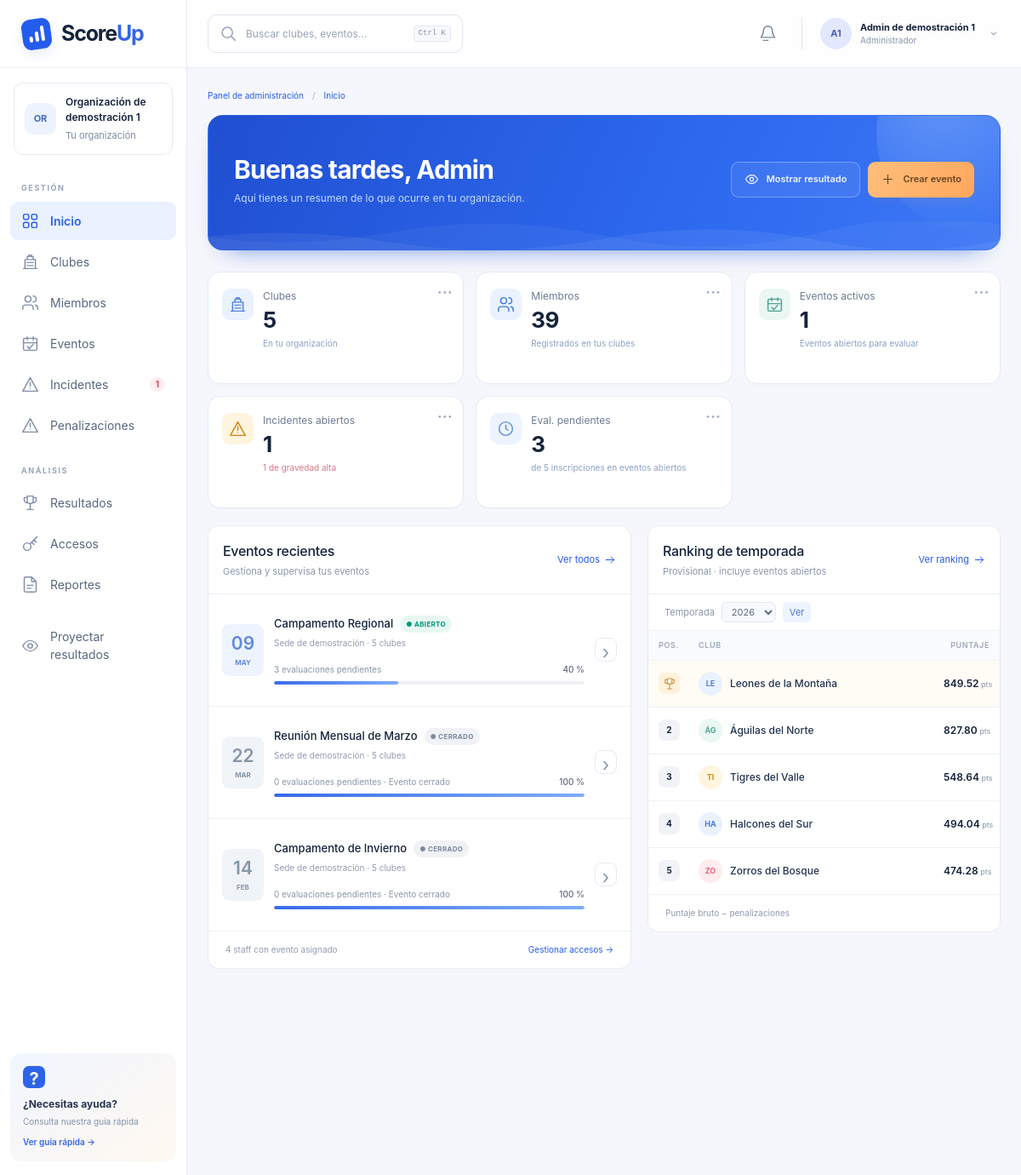
Page /admin (signed in) on the committed database.
### tables this page shows
CREATE TABLE organizaciones (
    id TEXT PRIMARY KEY, nombre TEXT NOT NULL, fecha_creacion TEXT
);

CREATE TABLE users (
    id TEXT PRIMARY KEY, organizacion_id TEXT NOT NULL, nombre TEXT NOT NULL,
    username TEXT NOT NULL, password TEXT NOT NULL, rol TEXT NOT NULL,
    evento_id TEXT, club_id TEXT
);

CREATE TABLE eventos (
    id TEXT PRIMARY KEY, organizacion_id TEXT NOT NULL, nombre TEXT NOT NULL,
    fecha TEXT, lugar TEXT, tipo TEXT, temporada TEXT,
    puntaje_maximo INTEGER NOT NULL, cerrado INTEGER NOT NULL DEFAULT 0
);

CREATE TABLE clubs (
    id TEXT PRIMARY KEY, nombre TEXT NOT NULL, organizacion_id TEXT NOT NULL,
    miembros TEXT NOT NULL
);

### app.py (the view)
@app.route("/admin")
def panel_admin():
    user = require_rol("admin")
    view = db_org(user)
    hoy = datetime.now().strftime("%Y-%m-%d")
    activos = [e for e in view["eventos"] if not e.cerrado]
    proximos = sorted([e for e in view["eventos"] if e.fecha >= hoy], key=lambda e: e.fecha)
    total_miembros = sum(len(c.miembros) for c in view["clubs"])
    staff_evento = [u for u in view["users"] if u.rol == "staff" and u.evento_id]
    temporadas = sorted({e.temporada for e in view["eventos"]}, reverse=True)
    temporada = request.args.get("temporada", temporadas[0] if temporadas else datetime.now().strftime("%Y"))
    if temporadas and temporada not in temporadas:
        abort(404, description="La temporada no existe en tu organización.")
    progreso_eventos = []
    pendientes = 0
    inscripciones_abiertas = 0
    meses = ["ENE", "FEB", "MAR", "ABR", "MAY", "JUN", "JUL", "AGO", "SEP", "OCT", "NOV", "DIC"]
    for evento in sorted(view["eventos"], key=lambda e: e.fecha, reverse=True):
        inscritos = [ec for ec in view["evento_club"] if ec.evento_id == evento.id]
        evaluados = sum(evaluacion_principal(view, evento, ec.club_id) is not None for ec in inscritos)
        faltan = len(inscritos) - evaluados
        if not evento.cerrado:
            pendientes += faltan
            inscripciones_abiertas += len(inscritos)
        try:
            fecha = datetime.strptime(evento.fecha, "%Y-%m-%d")
            dia, mes = fecha.strftime("%d"), meses[fecha.month - 1]
        except ValueError:
            dia, mes = "—", "S/F"
        progreso_eventos.append({"evento": evento, "clubes": len(inscritos), "evaluados": evaluados,
                                "pendientes": faltan, "avance": round(100 * evaluados / len(inscritos)) if inscritos else 0,
                                "dia": dia, "mes": mes})
    ranking = ranking_temporada(view, temporada)["filas"]
    eventos_temporada = {e.id for e in view["eventos"] if e.temporada == temporada}
    hay_notas = any(e.oficial and e.evento_id in eventos_temporada for e in view["evaluaciones"])
    posiciones = {}
    for fila in ranking:
        posiciones[fila["posicion"]] = posiciones.get(fila["posicion"], 0) + 1
    empates = [{"posicion": p, "clubes": n} for p, n in posiciones.items() if n > 1]
    abiertos = [i for i in view["incidentes"] if i.estado == "abierto"]
    hora = datetime.now().hour
    saludo = "Buenos días" if hora < 12 else ("Buenas tardes" if hora < 19 else "Buenas noches")
    return render_template("admin/dashboard.html", user=user, db=view, activos=activos,
                           proximos=proximos, total_miembros=total_miembros,
                           staff_evento=len(staff_evento), fmt_fecha=fmt_fecha, fmt_pts=fmt_pts,
                           temporadas=temporadas, temporada=temporada, ranking=ranking[:5], hay_notas=hay_notas,
                           empates=empates, ranking_provisional=any(e.id in eventos_temporada and not e.cerrado for e in view["eventos"]),
                           progreso_eventos=progreso_eventos[:4], pendientes=pendientes,
                           inscripciones_abiertas=inscripciones_abiertas, abiertos=abiertos,
                           graves=sum(i.gravedad == "grave" for i in abiertos), saludo=saludo)

### templates/admin/dashboard.html (shortened to what this page needs)
{% extends 'admin/layout.html' %}
{% from 'admin/icons.html' import icon %}
{% set active = 'dashboard' %}
{% block content %}
<div class="admin-welcome"><div><h1>{{ saludo }}, {{ user.nombre.split()[0] }}</h1><p>Aquí tienes un resumen de lo que ocurre en tu organización.</p></div><div class="admin-welcome-actions"><a class="admin-button is-secondary" href="{{ url_for('admin_mostrar_resultado') }}">{{ icon('eye') }} Mostrar resultado</a><a class="admin-button" href="{{ url_for('admin_eventos', nuevo='1') }}">{{ icon('plus') }} Crear evento</a></div></div>
<div class="admin-metrics">
  {% for key, label, value, subtitle, tone, link in [('clubes','Clubes',db.clubs|length,'En tu organización','purple',url_for('admin_clubes')),('miembros','Miembros',total_miembros,'Registrados en tus clubes','blue',url_for('admin_clubes')),('eventos','Eventos activos',activos|length,'Eventos abiertos para evaluar','green',url_for('admin_eventos')),('incidentes','Incidentes abiertos',abiertos|length,(graves|string ~ ' de gravedad alta') if graves else 'Sin reportes graves abiertos','amber',url_for('admin_incidentes',estado='abierto')),('clock','Eval. pendientes',pendientes,'de ' ~ inscripciones_abiertas ~ ' inscripciones en eventos abiertos','violet',url_for('admin_eventos'))] %}
  <a class="admin-metric" href="{{ link }}" data-metric="{{ key }}"><span class="admin-metric-icon tone-{{ tone }}">{{ icon(key) }}</span><div><h2>{{ label }}</h2><strong>{{ value }}</strong><p class="{{ 'is-danger' if key == 'incidentes' and graves else '' }}">{{ subtitle }}</p></div><span class="admin-metric-dots" aria-hidden="true">•••</span></a>
</div>
<div class="admin-dashboard-grid">
  <section class="admin-panel"><header class="admin-panel-heading"><div><h2>Eventos recientes</h2><p>Gestiona y supervisa tus eventos</p></div><a href="{{ url_for('admin_eventos') }}">Ver todos {{ icon('arrow') }}</a></header>
    {% for item in progreso_eventos %}{% set e = item.evento %}<a class="admin-event-row" href="{{ url_for('admin_evento_detalle', evento_id=e.id) }}"><span class="admin-date tone-{{ 'muted' if e.cerrado else ('purple' if loop.index is odd else 'green') }}"><b>{{ item.dia }}</b><small>{{ item.mes }}</small></span><div class="admin-event-info"><div class="admin-event-title"><h3>{{ e.nombre }}</h3><span class="admin-status {{ 'is-muted' if e.cerrado else 'is-green' }}">● {{ 'CERRADO' if e.cerrado else 'ABIERTO' }}</span></div><p>{{ e.lugar or 'Lugar por confirmar' }} · {{ item.clubes }} clubes</p><div class="admin-event-progress-label"><span>{{ item.pendientes }} evaluaciones pendientes{% if e.cerrado %} · Evento cerrado{% endif %}</span><strong>{{ item.avance }} %</strong></div><div class="admin-event-progress"><span style="width:{{ item.avance }}%"></span></div></div><span class="admin-event-chevron" aria-hidden="true">›</span></a>
    {% else %}<div class="admin-empty">Aún no tienes eventos.<a href="{{ url_for('admin_eventos',nuevo='1') }}">Crear tu primer evento →</a></div>{% endfor %}
    <footer class="admin-panel-footer"><span>{{ staff_evento }} staff con evento asignado</span><a href="{{ url_for('admin_usuarios') }}">Gestionar accesos →</a></footer>
  </section>
  <section class="admin-panel admin-ranking"><header class="admin-panel-heading"><div><h2>Ranking de temporada</h2><p>{{ 'Provisional · incluye eventos abiertos' if ranking_provisional else 'Puntajes de los eventos de la temporada' }}</p></div><a href="{{ url_for('admin_resultados',vista='temporada',temporada=temporada) }}">Ver ranking {{ icon('arrow') }}</a></header>
    <form class="admin-season" method="get"><label for="admin-season">Temporada</label><select id="admin-season" name="temporada">{% for t in temporadas %}<option value="{{ t }}" {% if t == temporada %}selected{% endif %}>{{ t }}</option>{% else %}<option>{{ temporada }}</option>{% endfor %}</select><button type="submit">Ver</button></form>
    {% if hay_notas and ranking %}<table class="admin-ranking-table"><thead><tr><th scope="col">POS.</th><th scope="col">CLUB</th><th scope="col">PUNTAJE</th></tr></thead><tbody>{% for fila in ranking %}<tr class="{{ 'admin-first-place' if fila.posicion == 1 else '' }}"><td><span class="admin-rank-position">{% if fila.posicion == 1 %}{{ icon('resultados') }}{% else %}{{ fila.posicion }}{% endif %}</span><span class="admin-visually-hidden">Puesto {{ fila.posicion }}</span></td><td><div class="admin-ranking-club"><span class="admin-club-initials tone-{{ ['purple','green','amber','blue','rose'][loop.index0 % 5] }}">{{ fila.club.nombre[:2]|upper }}</span><a href="{{ url_for('admin_club_miembros',club_id=fila.club.id) }}">{{ fila.club.nombre }}</a></div></td><td><strong>{{ fmt_pts(fila.puntaje) }}</strong><small> pts</small></td></tr>{% endfor %}</tbody></table>
    {% else %}<div class="admin-empty">Todavía no hay evaluaciones oficiales en esta temporada.<a href="{{ url_for('admin_eventos') }}">Ver eventos →</a></div>{% endif %}
    <footer class="admin-panel-footer"><span>Puntaje bruto − penalizaciones</span></footer>
  </section>
</div>
{% endblock %}

### templates/admin/layout.html (shortened to what this page needs)
{% from 'admin/icons.html' import icon %}
<!doctype html>
<html lang="es">
<head>
  <link rel="stylesheet" href="{{ url_for('static', filename='admin-utilities.css') }}">
  <link rel="stylesheet" href="{{ url_for('static', filename='admin.css') }}">
  <link rel="stylesheet" href="{{ url_for('static', filename='admin-management.css') }}">
  <link rel="stylesheet" href="{{ url_for('static', filename='panel-theme.css') }}">
  <link rel="stylesheet" href="{{ url_for('static', filename='mobile-panels.css') }}">
</head>
<body class="admin-shell" data-panel-theme>
  <aside class="admin-sidebar" id="admin-sidebar">
    <a class="admin-brand" href="{{ url_for('panel_admin') }}"><span class="admin-brand-icon"><i></i><i></i><i></i></span><span>Score<span>Up</span></span></a>
    <div class="admin-org"><span class="admin-avatar">{{ admin_shell.organizacion.nombre[:2]|upper }}</span><div><strong>{{ admin_shell.organizacion.nombre }}</strong><small>Tu organización</small></div></div>
    <nav aria-label="Administración">
      {% for grupo, items in [('GESTIÓN',[('dashboard','Inicio'),('clubes','Clubes'),('miembros','Miembros'),('eventos','Eventos'),('incidentes','Incidentes'),('penalizaciones','Penalizaciones')]),('ANÁLISIS',[('resultados','Resultados'),('usuarios','Accesos'),('reportes','Reportes')])] %}
      <p class="admin-nav-label">{{ grupo }}</p>
      {% for key, label in items %}<a class="admin-nav-link {{ 'is-active' if active == key else '' }}" href="{{ url_for('panel_admin' if key == 'dashboard' else 'admin_' ~ key) }}" {% if active == key %}aria-current="page"{% endif %}>{{ icon(key) }}<span>{{ label }}</span>{% if key == 'incidentes' and admin_shell.incidentes_abiertos %}<b class="admin-nav-count is-red">{{ admin_shell.incidentes_abiertos }}</b>{% elif key == 'reportes' and correcciones_pendientes %}<b class="admin-nav-count">{{ correcciones_pendientes }}</b>{% endif %}</a>{% endfor %}
      {% endfor %}
      <a class="admin-nav-link admin-projector" href="{{ url_for('admin_mostrar_resultado') }}">{{ icon('eye') }}<span>Proyectar resultados</span></a>
    </nav>
    <details class="admin-help"><summary><span>?</span><strong>¿Necesitas ayuda?</strong><small>Consulta nuestra guía rápida</small><b>Ver guía rápida →</b></summary></details>
  </aside>
  <div class="admin-workspace">
    <header class="admin-topbar">
      <div class="admin-search" role="search">{{ icon('search') }}<input id="admin-search-input" type="search" placeholder="Buscar clubes, eventos…" autocomplete="off" aria-controls="admin-search-results" aria-expanded="false"><kbd>Ctrl K</kbd></div>
      <div class="admin-topbar-right"><a class="admin-notifications" href="{{ url_for('admin_reportes', tipo='correcciones') }}" aria-label="Correcciones pendientes: {{ correcciones_pendientes }}">{{ icon('bell') }}{% if correcciones_pendientes %}<b>{{ correcciones_pendientes }}</b>{% endif %}</a><details class="admin-user-menu"><summary><span class="admin-avatar">{{ user.nombre[0]|upper }}{{ user.nombre.split()[-1][0]|upper if user.nombre.split()|length > 1 else '' }}</span><span><strong>{{ user.nombre }}</strong><small>Administrador</small></span>{{ icon('chevron') }}</summary><div><p>Sesión de administrador</p><a href="{{ url_for('logout') }}">Cerrar sesión →</a></div></details></div>
    </header>
    <main class="admin-main">
      <div class="admin-breadcrumb"><a href="{{ url_for('panel_admin') }}">Panel de administración</a><span>/</span><span>{{ {'dashboard':'Inicio','clubes':'Clubes','miembros':'Miembros','eventos':'Eventos','incidentes':'Incidentes','penalizaciones':'Penalizaciones','usuarios':'Accesos','resultados':'Resultados','reportes':'Reportes'}.get(active, 'Gestión') }}</span></div>
      <div class="{{ 'admin-management' if active != 'dashboard' else '' }}">{% block content %}{% endblock %}</div>
    </main>
  </div>
</body>
</html>

### templates/admin/icons.html
{% macro icon(name) -%}
<svg viewBox="0 0 24 24" fill="none" stroke="currentColor" stroke-width="1.7" stroke-linecap="round" stroke-linejoin="round" aria-hidden="true">
{% if name == 'dashboard' %}<rect x="3" y="3" width="7" height="7" rx="2"/><rect x="14" y="3" width="7" height="7" rx="2"/><rect x="3" y="14" width="7" height="7" rx="2"/><rect x="14" y="14" width="7" height="7" rx="2"/>
{% elif name == 'clubes' %}<path d="M3 21h18M5 21V9h14v12M8 9V5h8v4M10 5V3h4v2m-6 8h8m-8 4h8"/>
{% elif name == 'miembros' %}<path d="M16 21v-2a4 4 0 0 0-4-4H6a4 4 0 0 0-4 4v2m20 0v-2a4 4 0 0 0-3-3.87"/><circle cx="9" cy="7" r="4"/><path d="M16 3a4 4 0 0 1 0 8"/>
{% elif name == 'eventos' %}<rect x="3" y="5" width="18" height="16" rx="2"/><path d="M16 3v4M8 3v4M3 11h18m-13 5 3 3 5-6"/>
{% elif name in ['incidentes','penalizaciones'] %}<path d="m12 3 10 18H2L12 3Zm0 6v5m0 3h.01"/>
{% elif name == 'resultados' %}<path d="M8 3h8v6a4 4 0 0 1-8 0V3Zm0 2H4v3a4 4 0 0 0 4 4m8-7h4v3a4 4 0 0 1-4 4m-4 1v7m-4 1h8"/>
{% elif name == 'usuarios' %}<circle cx="8" cy="16" r="5"/><path d="m12 12 9-9m-4 4 3 3m-6 0 3 3"/>
{% elif name == 'reportes' %}<path d="M14 2H6a2 2 0 0 0-2 2v16a2 2 0 0 0 2 2h12a2 2 0 0 0 2-2V8l-6-6Zm0 0v6h6M8 13h8m-8 4h5"/>
{% elif name == 'search' %}<circle cx="10.5" cy="10.5" r="7"/><path d="m16 16 5 5"/>
{% elif name == 'bell' %}<path d="M18 8a6 6 0 0 0-12 0c0 7-3 7-3 9h18c0-2-3-2-3-9m-12 13h6"/>
{% elif name == 'eye' %}<path d="M2 12s4-7 10-7 10 7 10 7-4 7-10 7S2 12 2 12Z"/><circle cx="12" cy="12" r="3"/>
{% elif name == 'clock' %}<circle cx="12" cy="12" r="9"/><path d="M12 7v5l3 2"/>
{% elif name == 'plus' %}<path d="M12 5v14M5 12h14"/>
{% elif name == 'menu' %}<path d="M4 6h16M4 12h16M4 18h16"/>
{% elif name == 'chevron' %}<path d="m8 10 4 4 4-4"/>
{% else %}<path d="M4 12h16m-6-6 6 6-6 6"/>{% endif %}
</svg>
{%- endmacro %}

### rows in the picture
organizaciones: organizacion "OR", organizacion.nombre "Organización de demostración 1"
users: nombre "A", nombre.split|length "1", nombre "Admin de demostración 1", nombre "Admin"
eventos: nombre "Campamento Regional", cerrado "ABIERTO", lugar "Sede de demostración"
eventos: nombre "Reunión Mensual de Marzo", cerrado "CERRADO", lugar "Sede de demostración"
eventos: nombre "Campamento de Invierno", cerrado "CERRADO", lugar "Sede de demostración"
clubs: club "LE", club.nombre "Leones de la Montaña"
clubs: club "ÁG", club.nombre "Águilas del Norte"
clubs: club "TI", club.nombre "Tigres del Valle"
clubs: club "HA", club.nombre "Halcones del Sur"
clubs: club "ZO", club.nombre "Zorros del Bosque"

### other values in the picture
{{ grupo }} "GESTIÓN" "ANÁLISIS"
{{ label }} "Inicio" "Clubes" "Miembros" "Eventos" "Incidentes" "Penalizaciones" "Resultados" "Accesos" "Reportes"
{{ admin_shell.incidentes_abiertos }} "1"
{{ saludo }} "Buenas tardes"
{{ label }} "Clubes" "Miembros" "Eventos activos" "Incidentes abiertos" "Eval. pendientes"
{{ value }} "5" "39" "1" "1" "3"
{{ subtitle }} "En tu organización" "Registrados en tus clubes" "Eventos abiertos para evaluar" "1 de gravedad alta" "de 5 inscripciones en eventos abiertos"
{{ item.dia }} "09" "22" "14"
{{ item.mes }} "MAY" "MAR" "FEB"
{{ item.clubes }} "5" "5" "5"
{{ item.pendientes }} "3" "0" "0"
{{ item.avance }} "40" "100" "100"
{{ staff_evento }} "4"
{{ fmt_pts(fila.puntaje) }} "849.52" "827.80" "548.64" "494.04" "474.28"
{{ fila.posicion }} "2" "3" "4" "5"
